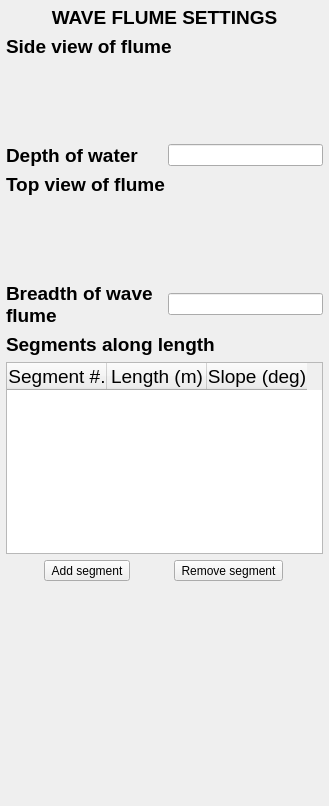
     <widget class="QWidget" name="BD_Bathy04_WaveFlume">
      <layout class="QVBoxLayout" name="verticalLayout_3">
       <property name="leftMargin">
        <number>6</number>
       </property>
       <property name="topMargin">
        <number>6</number>
       </property>
       <property name="rightMargin">
        <number>6</number>
       </property>
       <property name="bottomMargin">
        <number>6</number>
       </property>
       <item>
        <widget class="QLabel" name="GeoCHeading_2">
         <property name="font">
          <font>
           <pointsize>14</pointsize>
           <weight>75</weight>
           <bold>true</bold>
          </font>
         </property>
         <property name="text">
          <string>&lt;html&gt;&lt;head/&gt;&lt;body&gt;&lt;p&gt;WAVE FLUME SETTINGS&lt;/p&gt;&lt;/body&gt;&lt;/html&gt;</string>
         </property>
         <property name="alignment">
          <set>Qt::AlignCenter</set>
         </property>
        </widget>
       </item>
       <item>
        <widget class="QLabel" name="GeoC_BathfileLabel_2">
         <property name="font">
          <font>
           <pointsize>14</pointsize>
           <weight>75</weight>
           <bold>true</bold>
          </font>
         </property>
         <property name="focusPolicy">
          <enum>Qt::ClickFocus</enum>
         </property>
         <property name="text">
          <string>&lt;html&gt;&lt;head/&gt;&lt;body&gt;&lt;p&gt;Side view of flume&lt;/p&gt;&lt;/body&gt;&lt;/html&gt;</string>
         </property>
        </widget>
       </item>
       <item>
        <widget class="QLabel" name="FlumeLengthPic">
         <property name="font">
          <font>
           <pointsize>48</pointsize>
          </font>
         </property>
         <property name="text">
          <string>&lt;html&gt;&lt;head/&gt;&lt;body&gt;&lt;p&gt;&lt;img src=&quot;:/images/images/SideView_2.png&quot; width=&quot;265&quot;&gt;&lt;/p&gt;&lt;/body&gt;&lt;/html&gt;</string>
         </property>
         <property name="scaledContents">
          <bool>true</bool>
         </property>
         <property name="alignment">
          <set>Qt::AlignCenter</set>
         </property>
         <property name="wordWrap">
          <bool>true</bool>
         </property>
        </widget>
       </item>
       <item>
        <layout class="QHBoxLayout" name="horizontalLayout_3" stretch="1,1">
         <item>
          <widget class="QLabel" name="B1_Label">
           <property name="font">
            <font>
             <pointsize>14</pointsize>
             <weight>75</weight>
             <bold>true</bold>
            </font>
           </property>
           <property name="text">
            <string>Depth of water</string>
           </property>
           <property name="alignment">
            <set>Qt::AlignLeading|Qt::AlignLeft|Qt::AlignVCenter</set>
           </property>
           <property name="wordWrap">
            <bool>true</bool>
           </property>
          </widget>
         </item>
         <item>
          <widget class="QLineEdit" name="lineEdit_2"/>
         </item>
        </layout>
       </item>
       <item>
        <widget class="QLabel" name="GeoC_BathfileLabel_3">
         <property name="font">
          <font>
           <pointsize>14</pointsize>
           <weight>75</weight>
           <bold>true</bold>
          </font>
         </property>
         <property name="focusPolicy">
          <enum>Qt::ClickFocus</enum>
         </property>
         <property name="text">
          <string>&lt;html&gt;&lt;head/&gt;&lt;body&gt;&lt;p&gt;Top view of flume&lt;/p&gt;&lt;/body&gt;&lt;/html&gt;</string>
         </property>
        </widget>
       </item>
       <item>
        <widget class="QLabel" name="FlumeBreadthPic">
         <property name="font">
          <font>
           <pointsize>48</pointsize>
          </font>
         </property>
         <property name="text">
          <string>&lt;html&gt;&lt;head/&gt;&lt;body&gt;&lt;p&gt;&lt;img src=&quot;:/images/images/TopView_v2.png&quot; width=&quot;275&quot;&gt;&lt;/p&gt;&lt;/body&gt;&lt;/html&gt;</string>
         </property>
         <property name="scaledContents">
          <bool>true</bool>
         </property>
         <property name="alignment">
          <set>Qt::AlignCenter</set>
         </property>
         <property name="wordWrap">
          <bool>true</bool>
         </property>
        </widget>
       </item>
       <item>
        <layout class="QHBoxLayout" name="horizontalLayout_4" stretch="1,1">
         <item>
          <widget class="QLabel" name="B1_Label_2">
           <property name="font">
            <font>
             <pointsize>14</pointsize>
             <weight>75</weight>
             <bold>true</bold>
            </font>
           </property>
           <property name="text">
            <string>Breadth of wave flume</string>
           </property>
           <property name="alignment">
            <set>Qt::AlignLeading|Qt::AlignLeft|Qt::AlignVCenter</set>
           </property>
           <property name="wordWrap">
            <bool>true</bool>
           </property>
          </widget>
         </item>
         <item>
          <widget class="QLineEdit" name="lineEdit_3"/>
         </item>
        </layout>
       </item>
       <item>
        <widget class="QLabel" name="GeoC_BathfileLabel_4">
         <property name="font">
          <font>
           <pointsize>14</pointsize>
           <weight>75</weight>
           <bold>true</bold>
          </font>
         </property>
         <property name="focusPolicy">
          <enum>Qt::ClickFocus</enum>
         </property>
         <property name="text">
          <string>&lt;html&gt;&lt;head/&gt;&lt;body&gt;&lt;p&gt;Segments along length &lt;/p&gt;&lt;/body&gt;&lt;/html&gt;</string>
         </property>
        </widget>
       </item>
       <item>
        <widget class="QTableWidget" name="GeoB_InterfaceTable_2">
         <property name="font">
          <font>
           <pointsize>14</pointsize>
          </font>
         </property>
         <column>
          <property name="text">
           <string>Segment #.</string>
          </property>
         </column>
         <column>
          <property name="text">
           <string>Length (m)</string>
          </property>
         </column>
         <column>
          <property name="text">
           <string>Slope (deg)</string>
          </property>
         </column>
        </widget>
       </item>
       <item>
        <layout class="QHBoxLayout" name="horizontalLayout_5">
         <item>
          <widget class="QToolButton" name="GeoB_AddPoint_2">
           <property name="text">
            <string>Add segment</string>
           </property>
          </widget>
         </item>
         <item>
          <widget class="QToolButton" name="GeoB_RemPoint_2">
           <property name="text">
            <string>Remove segment</string>
           </property>
          </widget>
         </item>
        </layout>
       </item>
       <item>
        <spacer name="verticalSpacer_5">
         <property name="orientation">
          <enum>Qt::Vertical</enum>
         </property>
         <property name="sizeHint" stdset="0">
          <size>
           <width>20</width>
           <height>219</height>
          </size>
         </property>
        </spacer>
       </item>
      </layout>
     </widget>
